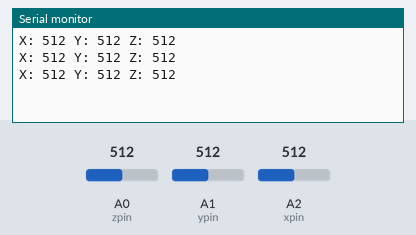
The sketch below on a simulated Arduino Uno, built with avr-gcc and run on an emulated ATmega328P. On the bench: the last lines printed to the serial monitor. The test bench sets the inputs (shaded band); at power-on: A0 (zpin) = 512, A1 (ypin) = 512, A2 (xpin) = 512.

Above: at 1.3 s.
1.4 s: A0 (zpin) set to 716
At 1.9 s:
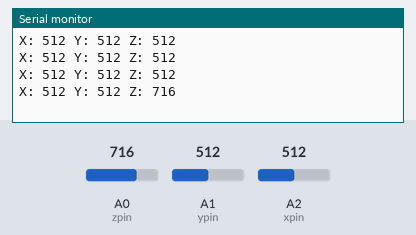
2.9 s: A1 (ypin) set to 716
At 3.4 s:
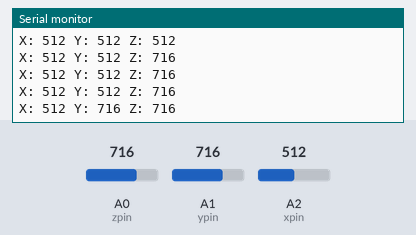
4.4 s: A2 (xpin) set to 716
At 4.9 s:
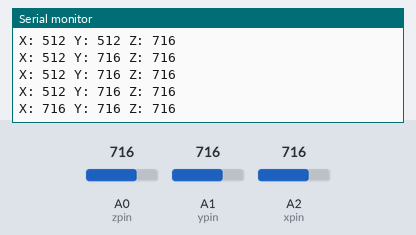
5.9 s: A0 (zpin) set to 900
At 6.4 s:
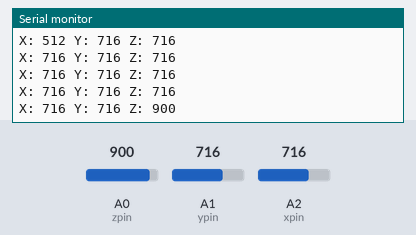
7.4 s: A1 (ypin) set to 900
At 7.9 s:
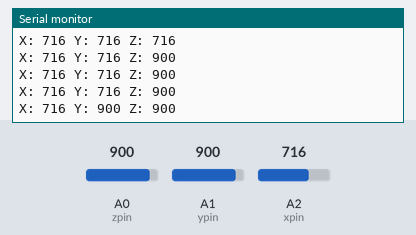
8.9 s: A2 (xpin) set to 900
At 9.4 s:
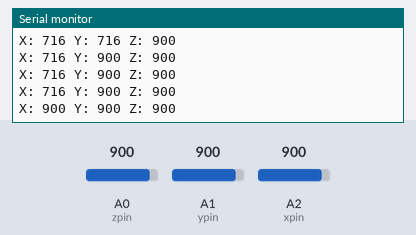
Timing chart, 0 to 11.4 s (numbered marks = the images above; inputs shaded):
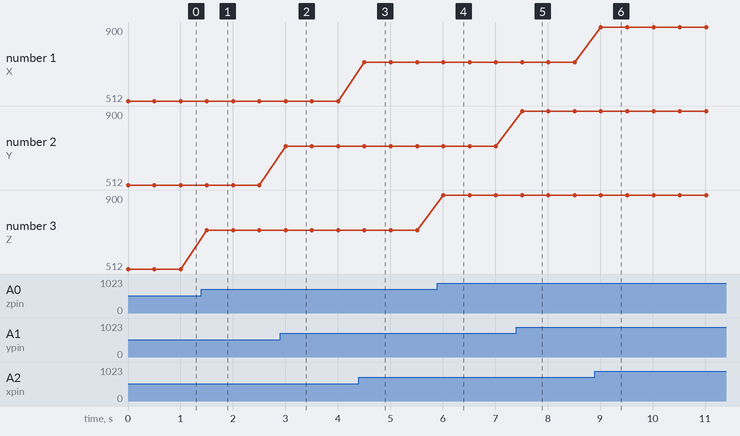

Measured:
- after the input at 1.4 s, the serial monitor: prints a new line after 0.10 s (image 1)
- after the input at 2.9 s, the serial monitor: prints a new line after 0.11 s (image 2)
- after the input at 4.4 s, the serial monitor: prints a new line after 0.11 s (image 3)
- after the input at 5.9 s, the serial monitor: prints a new line after 0.11 s (image 4)
- after the input at 7.4 s, the serial monitor: prints a new line after 0.11 s (image 5)
- after the input at 8.9 s, the serial monitor: prints a new line after 0.12 s (image 6)
- plotted number 3: 512 → 716 after the input at 1.4 s, 716 → 900 after the input at 5.9 s

The sketch:

3b.ino
```cpp
const int xpin = A2;
const int ypin = A1;
const int zpin = A0;

void setup() {
  Serial.begin(9600);
}

void loop() {
  Serial.print("X: ");
  Serial.print(analogRead(xpin));
  Serial.print(" Y: ");
  Serial.print(analogRead(ypin));
  Serial.print(" Z: ");
  Serial.print(analogRead(zpin));
  Serial.print('\n');

  delay(500);
}
```
